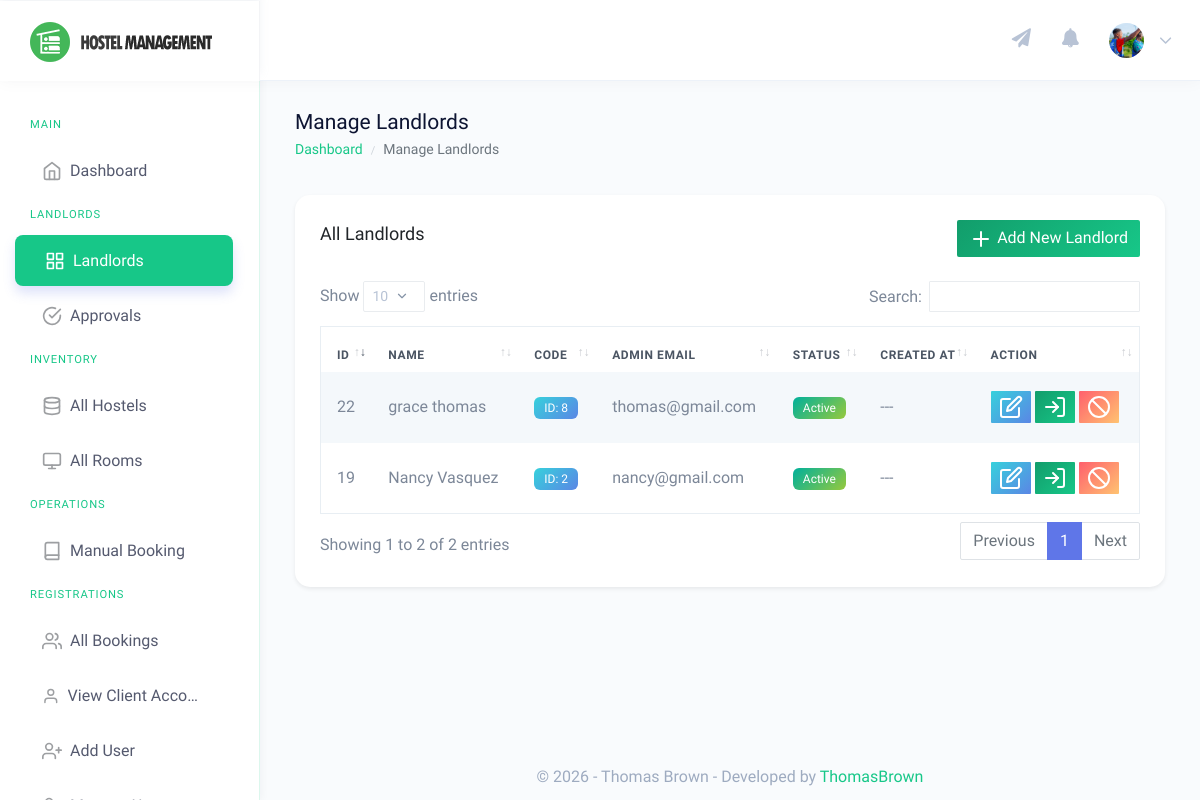
Screenshot of /admin/manage-tenants.php (signed in) with the database file from the repository.
### tables this page shows
CREATE TABLE `users` (
  `id` int(11) NOT NULL,
  `tenant_id` int(11) DEFAULT NULL,
  `email` varchar(255) NOT NULL,
  `password` varchar(255) NOT NULL,
  `role` enum('admin','landlord','client','caretaker') NOT NULL,
  `full_name` varchar(255) NOT NULL,
  `first_name` varchar(255) DEFAULT NULL,
  `middle_name` varchar(255) DEFAULT NULL,
  `last_name` varchar(255) DEFAULT NULL,
  `gender` varchar(50) DEFAULT NULL,
  `contact_no` varchar(50) DEFAULT NULL,
  `profile_pic` varchar(255) DEFAULT NULL,
  `id_no` varchar(50) DEFAULT NULL,
  `status` enum('active','suspended') DEFAULT 'active',
  `created_at` timestamp NOT NULL DEFAULT current_timestamp(),
  `original_id` int(11) DEFAULT NULL,
  `original_table` varchar(50) DEFAULT NULL,
  `assigned_hostel_id` int(11) DEFAULT NULL
);

### admin/manage-tenants.php (the view, shortened to what this page needs)
<?php
include('../includes/dbconn.php');
?>
<!DOCTYPE html>
<html dir="ltr" lang="en">
<head>
    <link href="../dist/css/style.min.css" rel="stylesheet">
    <link href="../assets/css/custom-gradients.css" rel="stylesheet">
    <link href="../assets/extra-libs/datatables.net-bs4/css/dataTables.bootstrap4.css" rel="stylesheet">
</head>
<body>
    <div id="main-wrapper" data-theme="light" data-layout="vertical" data-navbarbg="skin6" data-sidebartype="full" data-sidebar-position="fixed" data-header-position="fixed" data-boxed-layout="full">
        <header class="topbar" data-navbarbg="skin6">
            <?php include 'includes/navigation.php'?>
        </header>
        <aside class="left-sidebar" data-sidebarbg="skin6">
            <div class="scroll-sidebar" data-sidebarbg="skin6">
                <?php include 'includes/super-sidebar.php'; ?>
            </div>
        </aside>
        <div class="page-wrapper">
            <div class="page-breadcrumb">
                <div class="row">
                    <div class="col-7 align-self-center">
                        <h3 class="page-title text-truncate text-dark font-weight-medium mb-1">Manage Landlords</h3>
                        <div class="d-flex align-items-center">
                            <nav aria-label="breadcrumb">
                                <ol class="breadcrumb m-0 p-0">
                                    <li class="breadcrumb-item"><a href="super_dashboard.php">Dashboard</a></li>
                                    <li class="breadcrumb-item active" aria-current="page">Manage Landlords</li>
                                </ol>
                            </nav>
                        </div>
                    </div>
                </div>
            </div>
            <div class="container-fluid">
                 <div class="row">
                    <div class="col-12">
                        <div class="card">
                            <div class="card-body">
                                <div class="d-flex align-items-center mb-4">
                                    <h4 class="card-title">All Landlords</h4>
                                    <div class="ml-auto">
                                        <a href="add-landlord.php" class="btn btn-primary"><i data-feather="plus" class="feather-icon"></i> Add New Landlord</a>
                                    </div>
                                </div>
                                <div class="table-responsive">
                                    <table id="tenants_table" class="table table-striped table-bordered no-wrap">
                                        <thead>
                                            <tr>
                                                <th>ID</th>
                                                <th>Name</th>
                                                <th>Code</th>
                                                <th>Admin Email</th>
                                                <th>Status</th>
                                                <th>Created At</th>
                                                <th>Action</th>
                                            </tr>
                                        </thead>
                                        <tbody>
                                            <?php
                                            $sql = "SELECT * FROM users WHERE role = 'landlord' ORDER BY id DESC";
                                            $res = $mysqli->query($sql);
                                            while($row = $res->fetch_assoc()) {
                                                $statusClass = 'secondary';
                                                if($row['status'] == 'active') $statusClass = 'success';
                                                echo "<tr>";
                                                echo "<td>".$row['id']."</td>";
                                                echo "<td>".htmlentities($row['full_name'])."</td>";
                                                echo "<td><span class='badge badge-info'>ID: ".$row['tenant_id']."</span></td>";
                                                echo "<td>".htmlentities($row['email'])."</td>";
                                                echo "<td><span class='badge badge-".$statusClass."'>".ucfirst($row['status'])."</span></td>";
                                                echo "<td>---</td>";
                                                echo "<td>
                                                        <a href='edit-user.php?id=".$row['id']."' class='btn btn-sm btn-info' title='Edit'><i data-feather='edit' class='feather-icon'></i></a>
                                                        <a href='super_impersonate.php?tenant_id=".$row['tenant_id']."' class='btn btn-sm btn-primary' title='Login as this landlord'><i data-feather='log-in' class='feather-icon'></i></a> ";
                                                if($row['status'] == 'active') {
                                                    echo "<a href='manage-users.php?suspend=".$row['id']."' class='btn btn-sm btn-danger' title='Suspend'><i data-feather='slash' class='feather-icon'></i></a>";
                                                } else {
                                                    echo "<a href='manage-users.php?activate=".$row['id']."' class='btn btn-sm btn-success' title='Activate'><i data-feather='play' class='feather-icon'></i></a>";
                                                }
                                                echo "</td>";
                                                echo "</tr>";
                                            }
                                            ?>
                                        </tbody>
                                    </table>
                                </div>
                            </div>
                        </div>
                    </div>
                 </div>
            </div>
            <?php include 'includes/footer.php' ?>
        </div>
    </div>
</body>
</html>

### admin/includes/navigation.php (shortened to what this page needs)
<nav class="navbar top-navbar navbar-expand-md">
                <div class="navbar-header" data-logobg="skin6">
                    <div class="navbar-brand">
                        <?php
                            $dashLink = ($_SESSION['role'] == 'admin') ? 'super_dashboard.php' : 'dashboard.php';
                        ?>
                        <a href="<?php echo $dashLink; ?>">
                            <b class="logo-icon">
                                <img src="../assets/images/logo-icon-nav.png" alt="homepage" class="dark-logo" />
                            </b>
                            <span class="logo-text">
                                <img src="../assets/images/logo-text-nav.png" alt="homepage" class="dark-logo" />
                            </span>
                        </a>
                    </div>
                </div>
                <div class="navbar-collapse collapse" id="navbarSupportedContent">
                    <ul class="navbar-nav float-right">
                        <?php if($_SESSION['role'] == 'admin' || $_SESSION['role'] == 'landlord'): ?>
                        <li class="nav-item">
                            <a class="nav-link pl-md-3" href="javascript:void(0)" data-toggle="modal" data-target="#broadcastModal" title="Send Notification">
                                <span><i class="fas fa-paper-plane" style="font-size: 1.2rem;"></i></span>
                            </a>
                        </li>
                        <?php endif; ?>
                        <li class="nav-item dropdown">
                            <a class="nav-link dropdown-toggle pl-md-3 position-relative" href="javascript:void(0)"
                                id="bell" role="button" data-toggle="dropdown" aria-haspopup="true"
                                aria-expanded="false">
                                <span><i class="fas fa-bell" style="font-size: 1.2rem;"></i></span>
                            </a>
                        </li>
                        <li class="nav-item dropdown">
                            <a class="nav-link dropdown-toggle" href="javascript:void(0)" data-toggle="dropdown"
                                aria-haspopup="true" aria-expanded="false">
                                    <?php
                                    $aid=$_SESSION['id'];
                                        $ret="SELECT full_name, email, profile_pic from users where id=?";
                                        $stmt= $mysqli->prepare($ret) ;
                                        $stmt->bind_param('i',$aid);
                                        $stmt->execute();
                                        $res=$stmt->get_result();
                                        while($row=$res->fetch_object())
                                        {
                                            $userPic = $row->profile_pic ? "../uploads/profiles/" . $row->profile_pic : "../assets/images/users/admin-icn.png";
                                            ?>
                                <img src="<?php echo $userPic; ?>" alt="user" class="rounded-circle" width="35" height="35" style="object-fit: cover;">
                                <span class="ml-2 d-none d-lg-inline-block"><?php } ?><i data-feather="chevron-down"
                                        class="svg-icon"></i></span>
                            </a>
                        </li>
                    </ul>
                </div>
            </nav>

### assets/css/custom-gradients.css (style rules this page uses)
:root { --gradient-primary: linear-gradient(135deg, #129d6b 0%, #17c788 100%); --gradient-success: linear-gradient(135deg, #00b09b 0%, #96c93d 100%); --gradient-danger: linear-gradient(135deg, #ff5f6d 0%, #ffc371 100%); --gradient-warning: linear-gradient(135deg, #f7b733 0%, #fc4a1a 100%); --gradient-info: linear-gradient(135deg, #36D1DC 0%, #5B86E5 100%); --gradient-brand-1: linear-gradient(135deg, #0d7f55 0%, #129d6b 100%); --gradient-brand-2: linear-gradient(135deg, #129d6b 0%, #17c788 100%); --gradient-brand-3: linear-gradient(135deg, #17c788 0%, #1ee09e 100%); --gradient-brand-4: linear-gradient(135deg, #1ee09e 0%, #46f5b9 100%); --sidebar-gradient: linear-gradient(180deg, #0d1432 0%, #162040 100%); --shadow-sm: 0 2px 4px rgba(0, 0, 0, 0.05); --shadow-md: 0 4px 12px rgba(0, 0, 0, 0.1); --shadow-lg: 0 8px 24px rgba(0, 0, 0, 0.15); }
body { font-family: 'Muli', sans-serif !important; }
h1, h2, h3, h4, h5, h6, .page-title, .card-title, .sidebar-nav .nav-small-cap { font-family: 'Comfortaa', cursive !important; }
.btn-primary, .bg-primary, .btn-primary:focus { background: var(--gradient-primary) !important; border: none !important; color: white !important; }
.btn-danger, .bg-danger, .btn-danger:focus { background: var(--gradient-danger) !important; border: none !important; color: white !important; }
.btn-info, .bg-info, .btn-info:focus { background: var(--gradient-info) !important; border: none !important; color: white !important; }
.btn { transition: all 0.3s cubic-bezier(0.4, 0, 0.2, 1) !important; }
.left-sidebar { background: #ffffff !important; border-right: 1px solid rgba(23, 199, 136, 0.15) !important; box-shadow: 2px 0 8px rgba(13, 20, 50, 0.04); }
.scroll-sidebar { background: #ffffff !important; }
.card { border: none !important; border-radius: 15px !important; box-shadow: 0 0.125rem 0.25rem rgba(0, 0, 0, 0.075) !important; transition: all 0.3s cubic-bezier(0.4, 0, 0.2, 1); }
.table { border-collapse: separate; border-spacing: 0 10px; }
.table tr { box-shadow: none; transition: all 0.2s ease; }
.table tbody tr { background-color: #fff; border-radius: 8px; }
.table td, .table th { border: none !important; padding: 1.2rem 1rem !important; vertical-align: middle; }
.table thead th { background: transparent !important; color: #4b5563 !important; text-transform: uppercase; font-size: 0.75rem; font-weight: 700; letter-spacing: 0.05em; padding-bottom: 0.5rem !important; }
.topbar { background: #fff !important; box-shadow: 0 2px 15px rgba(0, 0, 0, 0.03) !important; }
.topbar .navbar-brand { border-right: 1px solid #f3f4f6; }
.badge { padding: 5px 10px; font-weight: 500; border-radius: 6px; }
.badge-success { background: var(--gradient-success) !important; color: white !important; }
.badge-info { background: var(--gradient-info) !important; color: white !important; }
a { color: #17c788; }
.breadcrumb-item a { color: #17c788 !important; }
.page-title { color: #0d1432 !important; }

### rows the page displays
users: profile_pic (picture)
users: id "22", full_name "grace thomas", tenant "8", email "thomas@gmail.com", status "Active"
users: id "19", full_name "Nancy Vasquez", tenant "2", email "nancy@gmail.com", status "Active"
